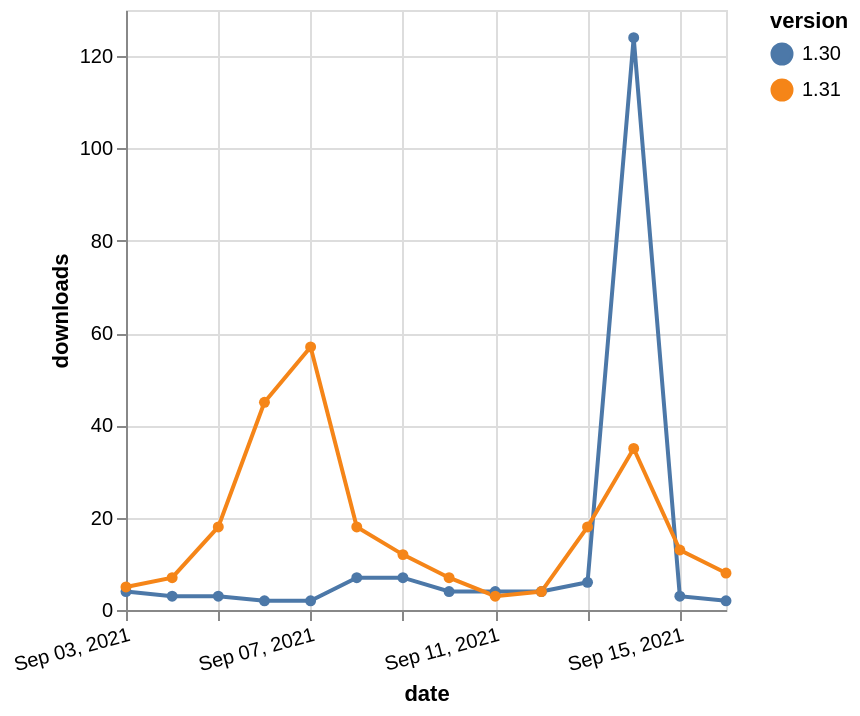

The specification (Vega-Lite) saved for this image:
### Vega-Lite specification from a JSON file in a GitHub repository (floating-point values rounded to 4 significant figures)
{"$schema": "https://vega.github.io/schema/vega-lite/v5.json", "description": "A simple bar chart with embedded data.", "data": {"values": [{"date": "2021-09-03", "total": 5464, "delta": 4, "version": "1.30"}, {"date": "2021-09-04", "total": 5467, "delta": 3, "version": "1.30"}, {"date": "2021-09-05", "total": 5470, "delta": 3, "version": "1.30"}, {"date": "2021-09-06", "total": 5472, "delta": 2, "version": "1.30"}, {"date": "2021-09-07", "total": 5474, "delta": 2, "version": "1.30"}, {"date": "2021-09-08", "total": 5481, "delta": 7, "version": "1.30"}, {"date": "2021-09-09", "total": 5488, "delta": 7, "version": "1.30"}, {"date": "2021-09-10", "total": 5492, "delta": 4, "version": "1.30"}, {"date": "2021-09-11", "total": 5496, "delta": 4, "version": "1.30"}, {"date": "2021-09-12", "total": 5500, "delta": 4, "version": "1.30"}, {"date": "2021-09-13", "total": 5506, "delta": 6, "version": "1.30"}, {"date": "2021-09-14", "total": 5630, "delta": 124, "version": "1.30"}, {"date": "2021-09-15", "total": 5633, "delta": 3, "version": "1.30"}, {"date": "2021-09-16", "total": 5635, "delta": 2, "version": "1.30"}, {"date": "2021-09-03", "total": 9679, "delta": 5, "version": "1.31"}, {"date": "2021-09-04", "total": 9686, "delta": 7, "version": "1.31"}, {"date": "2021-09-05", "total": 9704, "delta": 18, "version": "1.31"}, {"date": "2021-09-06", "total": 9749, "delta": 45, "version": "1.31"}, {"date": "2021-09-07", "total": 9806, "delta": 57, "version": "1.31"}, {"date": "2021-09-08", "total": 9824, "delta": 18, "version": "1.31"}, {"date": "2021-09-09", "total": 9836, "delta": 12, "version": "1.31"}, {"date": "2021-09-10", "total": 9843, "delta": 7, "version": "1.31"}, {"date": "2021-09-11", "total": 9846, "delta": 3, "version": "1.31"}, {"date": "2021-09-12", "total": 9850, "delta": 4, "version": "1.31"}, {"date": "2021-09-13", "total": 9868, "delta": 18, "version": "1.31"}, {"date": "2021-09-14", "total": 9903, "delta": 35, "version": "1.31"}, {"date": "2021-09-15", "total": 9916, "delta": 13, "version": "1.31"}, {"date": "2021-09-16", "total": 9924, "delta": 8, "version": "1.31"}]}, "width": "container", "mark": {"type": "line", "point": {"filled": true}}, "encoding": {"x": {"field": "date", "type": "temporal", "timeUnit": "yearmonthdate", "title": "date", "axis": {"labelAngle": -15}}, "y": {"field": "delta", "type": "quantitative", "title": "downloads"}, "color": {"field": "version", "type": "nominal"}, "tooltip": {"field": "delta"}}}
